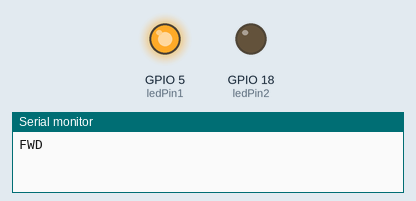
The sketch below on a simulated ESP32. Shown: output pins drawn as LEDs (lit = HIGH), the last lines printed to the serial monitor.

Above: at 1.5 s.
At 7.5 s:
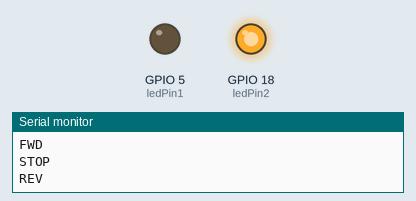
At 10.5 s:
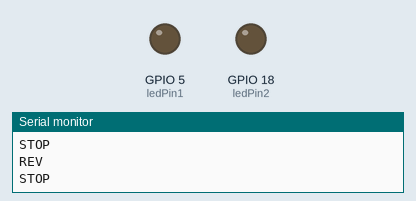
Timing chart, 0 to 15.6 s (numbered marks = the images above):
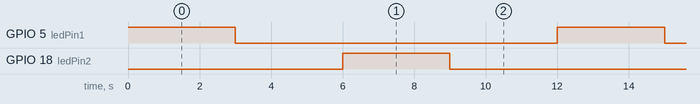

The sketch:

DC_MOTOR.ino
```cpp
// the number of the LED pin
const int ledPin1 = 5;
const int ledPin2 = 18;
// setting PWM properties
const int freq = 10000;
const int ledChannel1 = 0;
const int ledChannel2 = 1;
const int resolution = 4;

void setup(){
  // configure LED PWM functionalitites
  ledcSetup(ledChannel1, freq, resolution);
  ledcSetup(ledChannel2, freq, resolution);

  // attach the channel to the GPIO to be controlled
  ledcAttachPin(ledPin1, ledChannel1);
  ledcAttachPin(ledPin2, ledChannel2);
  Serial.begin(9600);
}

void loop(){
    ledcWrite(ledChannel1, 100);
    Serial.println("FWD ");
    delay(3000);

    ledcWrite(ledChannel1, 0);
    Serial.println("STOP ");
    delay(3000);

    ledcWrite(ledChannel2, 100);
    Serial.println("REV ");
    delay(3000);

    ledcWrite(ledChannel2, 0);
    Serial.println("STOP ");
    delay(3000);
}
```

Measured:
- by itself, GPIO 5 (ledPin1), GPIO 18 (ledPin2): alternates HIGH for 3.0 s and LOW for 9.0 s
- by itself, everything shown: repeats every 12.0 s, in 4 steps
